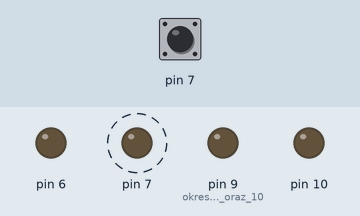
Simulated run of this sketch. Board: Arduino Uno, built with avr-gcc and run on an emulated ATmega328P. On the bench: output pins drawn as LEDs (lit = HIGH). Dashed ring = blinking. The inputs (shaded band) are chosen by the test bench; at power-on: pin 7 LOW.

Above: at 0.1 s.
At 1.2 s:
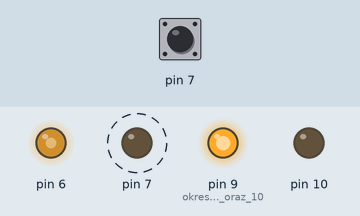
1.3 s: pin 7 pulsed HIGH 2 times (0.12 s each, 0.3 s apart)
At 2.5 s:
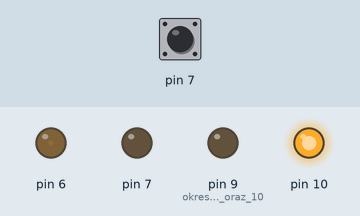
Timing chart, 0 to 10.3 s (numbered marks = the images above; inputs shaded):
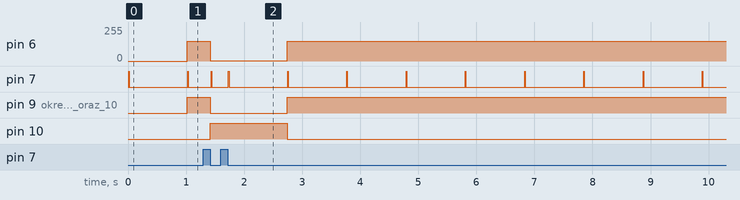

The sketch:

LAB02_regulatorP.ino
```cpp
float pozycja_now=0;
float pozycja_zadana=0;
float syg_ster=0;
float uchyb=0;
float kp=0;


long odleglosc_aktualna(int pin_start, int pin_read)
{
  pinMode(pin_start,OUTPUT);
  digitalWrite(pin_start,LOW);
  delay(10);
  digitalWrite(pin_start,HIGH);
  delay(10);
  digitalWrite(pin_start,LOW);

  pinMode(pin_read, INPUT);
   return pulseIn(pin_read, HIGH);
}
void setup()
{
Serial.begin(9600);

pinMode(9,OUTPUT); // okreslenie Pina 9 oraz 10 jako wyjścia
digitalWrite(9,LOW);

pinMode(10,OUTPUT);
digitalWrite(10,LOW);

}

void loop()
{

  pozycja_zadana=50; // definiujemy pozycje
  pozycja_now=0.01723*odleglosc_aktualna(7,7); //zczytanie aktualnej pozycji z dalmierza

  uchyb=pozycja_zadana-pozycja_now;

kp=3;


syg_ster=kp*uchyb; //definiujemy sygnal sterujacy dla regulatora proporcjonalnego

if(syg_ster>255) // ograniczenie wartosci sygnalu sterujacego od -255 do 255
{syg_ster=255;}
else if (syg_ster<-255)
{syg_ster=-255;};


if(syg_ster>=0)
{
  digitalWrite(9,HIGH);
digitalWrite(10,LOW);
}
else if (syg_ster<=0)
{
 digitalWrite(10,HIGH);
digitalWrite(9,LOW);
}
analogWrite(6,syg_ster);

}
```

Measured:
- after the input at 1.3 s, pin 6: 150/255 → 1/255 after 0.12 s, → 150/255 1.3 s later; pin 9 (okreslenie_Pina_9_oraz_10): HIGH → LOW after 0.12 s, → HIGH 1.3 s later; pin 10: LOW → HIGH after 0.12 s, → LOW 1.3 s later
